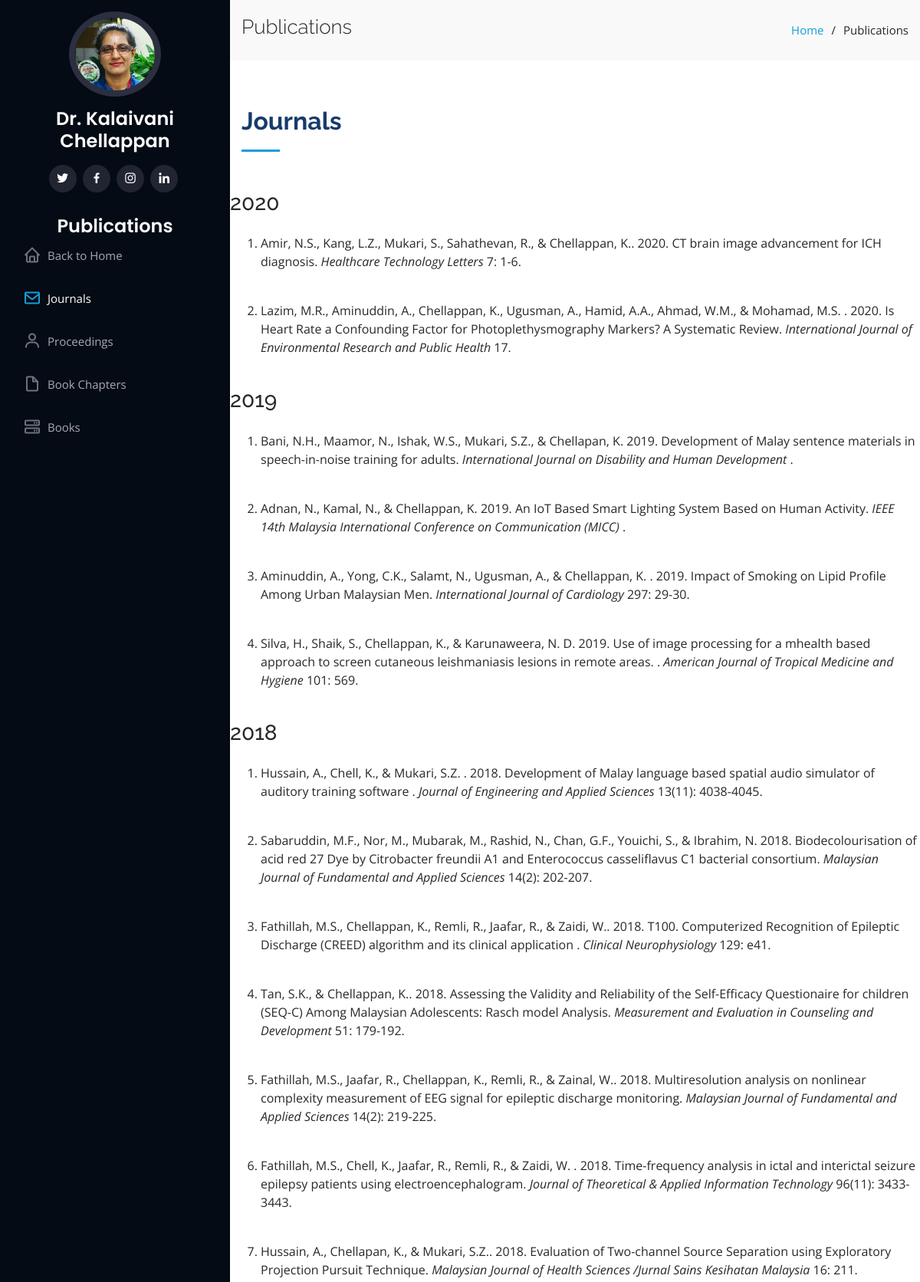
The page /publications.php?userid=1 (upper part) on the database its author committed.
### tables this page shows
CREATE TABLE `tbl_journals` (
  `id` int(11) NOT NULL,
  `authors` text DEFAULT NULL,
  `journal_year` int(11) DEFAULT NULL,
  `journal_title` text DEFAULT NULL,
  `journal_name` text DEFAULT NULL,
  `journal_volume` varchar(255) DEFAULT NULL,
  `journal_pagenum` varchar(255) DEFAULT NULL,
  `journal_file` varchar(255) DEFAULT NULL,
  `journal_owner` varchar(255) DEFAULT NULL,
  `super_owner` varchar(255) NOT NULL
);

### publications.php (the view, shortened to what this page needs)
<?php
include("assets/php/connectdb.php");
if(empty($_GET['userid'])){
	header('location:index.php');
}
else{
	$userid = $_GET['userid'];
}
$sqla = mysqli_query($conn, "SELECT * from tbl_admin WHERE id='$userid' AND admin_id NOT LIKE 'super_admin'");
$row=mysqli_fetch_assoc($sqla);
$super_owner = $row['admin_id'];
$user_name = $row['admin_name'];
?>
<!DOCTYPE html>
<html lang="en">
<head>
  <link href="assets/vendor/bootstrap/css/bootstrap.min.css" rel="stylesheet">
  <link href="assets/vendor/icofont/icofont.min.css" rel="stylesheet">
  <link href="assets/vendor/boxicons/css/boxicons.min.css" rel="stylesheet">
  <link href="assets/vendor/venobox/venobox.css" rel="stylesheet">
  <link href="assets/vendor/owl.carousel/assets/owl.carousel.min.css" rel="stylesheet">
  <link href="assets/vendor/aos/aos.css" rel="stylesheet">
  <link href="assets/css/style.css" rel="stylesheet">
</head>
<body>
  <header id="header">
    <div class="d-flex flex-column">
    <div class="profile">
        <img src="kalai_panel/uploads/admins/<?php echo $super_owner;?>/<?php echo $profile_pic = $row['profile_pic'];?>" alt="" class="img-fluid rounded-circle">
        <h1 class="text-light"><a href="index2.php?userid=<?php echo $userid;?>"><?php echo $user_name;?></a></h1>
        <div class="social-links mt-3 text-center">
          <a href="<?php echo $row['twitter'];?>" target="_new" class="twitter"><i class="bx bxl-twitter"></i></a>
          <a href="<?php echo $row['facebook'];?>" target="_new" class="facebook"><i class="bx bxl-facebook"></i></a>
          <a href="<?php echo $row['instagram'];?>" target="_new" class="instagram"><i class="bx bxl-instagram"></i></a>
          <a href="<?php echo $row['linkedin'];?>" target="_new" class="linkedin"><i class="bx bxl-linkedin"></i></a>
        </div>
    </div>
      <nav class="nav-menu">
        <h2 class="text-light">Publications</h2>
        <ul>
          <li><a href="index2.php?userid=<?php echo $userid;?>"><i class="bx bx-home"></i> <span>Back to Home</span></a></li>
          <li class="active"><a href="#journals"><i class="bx bx-envelope"></i> Journals</a></li>
          <li><a href="#proceedings"><i class="bx bx-user"></i> <span>Proceedings</span></a></li>
          <li><a href="#bookchapters"><i class="bx bx-file-blank"></i> <span>Book Chapters</span></a></li>
          <li><a href="#books"><i class="bx bx-server"></i> Books</a></li>
        </ul>
      </nav>
    </div>
  </header>
  <main id="main">
      <section class="breadcrumbs">
      <div class="container">
        <div class="d-flex justify-content-between align-items-center">
          <h2>Publications</h2>
          <ol>
            <li><a href="index2.php?userid=<?php echo $userid;?>">Home</a></li>
            <li>Publications</li>
          </ol>
        </div>
      </div>
    </section>
    <section id="journals" class="about">
      <div class="container">
        <div class="section-title">
          <h2>Journals</h2>
        </div>
        <div class="row">
            <?php
                $sqlyear = mysqli_query($conn, "SELECT distinct journal_year FROM tbl_journals WHERE journal_owner='$super_owner' AND super_owner='$super_owner' ORDER BY journal_year DESC");
                while($yearrow = mysqli_fetch_array($sqlyear)){
                    $journalyear = $yearrow['journal_year'];
                    echo "<h3>". $journalyear ."</h3></br>";
                    echo "<ol>";
                    $journalsql = mysqli_query($conn, "SELECT * FROM tbl_journals WHERE journal_year=$journalyear AND journal_owner='$super_owner' AND super_owner='$super_owner'");
                    while($journalrow = mysqli_fetch_array($journalsql)){
                        $authors = $journalrow['authors'];
                        $title = $journalrow['journal_title'];
                        $name = $journalrow['journal_name'];
                        $vol = $journalrow['journal_volume'];
                        $pagenum = $journalrow['journal_pagenum'];
                        $journaldesc = "<p style='margin-left: 12.5mm; text-indent: -12.5mm;'><li>$authors. $journalyear. $title. <i>$name</i> ";
                        if($vol != NULL){
                            $journaldesc .= "$vol";
                            if($pagenum != NULL){
                                $journaldesc .= ": $pagenum";
                            }
                        }
                        echo "$journaldesc.";
                        echo "</li></br>";
                    }
                    echo "</ol>";
                }
            ?>
        </div>
      </div>
    </section>
  </main>
</body>
</html>

### assets/css/style.css (style rules this page uses)
body { font-family: "Open Sans", sans-serif; color: #272829; }
a { color: #149ddd; }
h1, h2, h3, h4, h5, h6 { font-family: "Raleway", sans-serif; }
#header { position: fixed; top: 0; left: 0; bottom: 0; width: 300px; transition: all ease-in-out 0.5s; z-index: 9997; transition: all 0.5s; padding: 0 15px; background: #040b14; overflow-y: auto; }
#header .profile img { margin: 15px auto; display: block; width: 120px; border: 8px solid #2c2f3f; }
#header .profile h1, #header .nav-menu h2 { font-size: 24px; margin: 0; padding: 0; font-weight: 600; -moz-text-align: center; text-align: center; font-family: "Poppins", sans-serif; }
#header .profile h1 a, #header .profile h1 a:hover { color: #fff; text-decoration: none; }
#header .profile .social-links a { font-size: 18px; display: inline-block; background: #212431; color: #fff; line-height: 1; padding: 8px 0; margin-right: 4px; border-radius: 50%; text-align: center; width: 36px; height: 36px; transition: 0.3s; }
#main { margin-left: 300px; }
.nav-menu { padding-top: 30px; }
.nav-menu * { margin: 0; padding: 0; list-style: none; }
.nav-menu > ul > li { position: relative; white-space: nowrap; }
.nav-menu a { display: flex; align-items: center; color: #a8a9b4; padding: 12px 15px; margin-bottom: 8px; transition: 0.3s; font-size: 15px; }
.nav-menu a i { font-size: 24px; padding-right: 8px; color: #6f7180; }
.nav-menu a:hover, .nav-menu .active > a, .nav-menu li:hover > a { text-decoration: none; color: #fff; }
.nav-menu a:hover i, .nav-menu .active > a i, .nav-menu li:hover > a i { color: #149ddd; }
section { padding: 60px 0; overflow: hidden; }
.section-title { padding-bottom: 30px; }
.section-title h2 { font-size: 32px; font-weight: bold; margin-bottom: 20px; padding-bottom: 20px; position: relative; color: #173b6c; }
.section-title h2::after { content: ''; position: absolute; display: block; width: 50px; height: 3px; background: #149ddd; bottom: 0; left: 0; }
.breadcrumbs { padding: 20px 0; background: #f9f9f9; }
.breadcrumbs h2 { font-size: 26px; font-weight: 300; }
.breadcrumbs ol { display: flex; flex-wrap: wrap; list-style: none; padding: 0; margin: 0; font-size: 15px; }
.breadcrumbs ol li + li { padding-left: 10px; }
.breadcrumbs ol li + li::before { display: inline-block; padding-right: 10px; color: #0e2442; content: "/"; }

### rows shown on the page
tbl_journals: authors "Amir, N.S., Kang, L.Z., Mukari, S., Sahathevan, R., & Chellappan, K.", journalyear "2020", journal_title "CT brain image advancement for ICH diagnosis", journal_name "Healthcare Technology Letters", journaldesc "7: 1-6"
tbl_journals: authors "Lazim, M.R., Aminuddin, A., Chellappan, K., Ugusman, A., Hamid, A.A., Ahmad, W.M., & Mohamad, M.S.", journalyear "2020", journal_title "Is Heart Rate a Confounding Factor for Photoplethysmography Markers? A Systematic Review", journal_name "International Journal of Environmental Research and Public Health", journal_volume "17"
tbl_journals: authors "Bani, N.H., Maamor, N., Ishak, W.S., Mukari, S.Z., & Chellapan, K", journalyear "2019", journal_title "Development of Malay sentence materials in speech-in-noise training for adults", journal_name "International Journal on Disability and Human Development"
tbl_journals: authors "Adnan, N., Kamal, N., & Chellappan, K", journalyear "2019", journal_title "An IoT Based Smart Lighting System Based on Human Activity", journal_name "IEEE 14th Malaysia International Conference on Communication (MICC)"
tbl_journals: authors "Aminuddin, A., Yong, C.K., Salamt, N., Ugusman, A., & Chellappan, K.", journalyear "2019", journal_title "Impact of Smoking on Lipid Profile Among Urban Malaysian Men", journal_name "International Journal of Cardiology", journaldesc "297: 29-30"
tbl_journals: authors "Silva, H., Shaik, S., Chellappan, K., & Karunaweera, N. D", journalyear "2019", journal_title "Use of image processing for a mhealth based approach to screen cutaneous leishmaniasis lesions in remote areas.", journal_name "American Journal of Tropical Medicine and Hygiene", journaldesc "101: 569"
tbl_journals: authors "Hussain, A., Chell, K., & Mukari, S.Z.", journalyear "2018", journal_title "Development of Malay language based spatial audio simulator of auditory training software", journal_name "Journal of Engineering and Applied Sciences", journaldesc "13(11): 4038-4045"
tbl_journals: authors "Sabaruddin, M.F., Nor, M., Mubarak, M., Rashid, N., Chan, G.F., Youichi, S., & Ibrahim, N", journalyear "2018", journal_title "Biodecolourisation of acid red 27 Dye by Citrobacter freundii A1 and Enterococcus casseliflavus C1 bacterial consortium", journal_name "Malaysian Journal of Fundamental and Applied Sciences", journaldesc "14(2): 202-207"
tbl_journals: authors "Fathillah, M.S., Chellappan, K., Remli, R., Jaafar, R., & Zaidi, W.", journalyear "2018", journal_title "T100. Computerized Recognition of Epileptic Discharge (CREED) algorithm and its clinical application", journal_name "Clinical Neurophysiology", journaldesc "129: e41"
tbl_journals: authors "Tan, S.K., & Chellappan, K.", journalyear "2018", journal_title "Assessing the Validity and Reliability of the Self-Efficacy Questionaire for children (SEQ-C) Among Malaysian Adolescents: Rasch model Analysis", journal_name "Measurement and Evaluation in Counseling and Development", journaldesc "51: 179-192"
tbl_journals: authors "Fathillah, M.S., Jaafar, R., Chellappan, K., Remli, R., & Zainal, W.", journalyear "2018", journal_title "Multiresolution analysis on nonlinear complexity measurement of EEG signal for epileptic discharge monitoring", journal_name "Malaysian Journal of Fundamental and Applied Sciences", journaldesc "14(2): 219-225"
tbl_journals: authors "Fathillah, M.S., Chell, K., Jaafar, R., Remli, R., & Zaidi, W.", journalyear "2018", journal_title "Time-frequency analysis in ictal and interictal seizure epilepsy patients using electroencephalogram", journal_name "Journal of Theoretical & Applied Information Technology", journaldesc "96(11): 3433-3443"
tbl_journals: authors "Hussain, A., Chellapan, K., & Mukari, S.Z.", journalyear "2018", journal_title "Evaluation of Two-channel Source Separation using Exploratory Projection Pursuit Technique", journal_name "Malaysian Journal of Health Sciences /Jurnal Sains Kesihatan Malaysia", journaldesc "16: 211"

### other values the page prints
$user_name "Dr. Kalaivani Chellappan"
$journalyear "2020"
$journalyear "2019"
$journalyear "2018"
